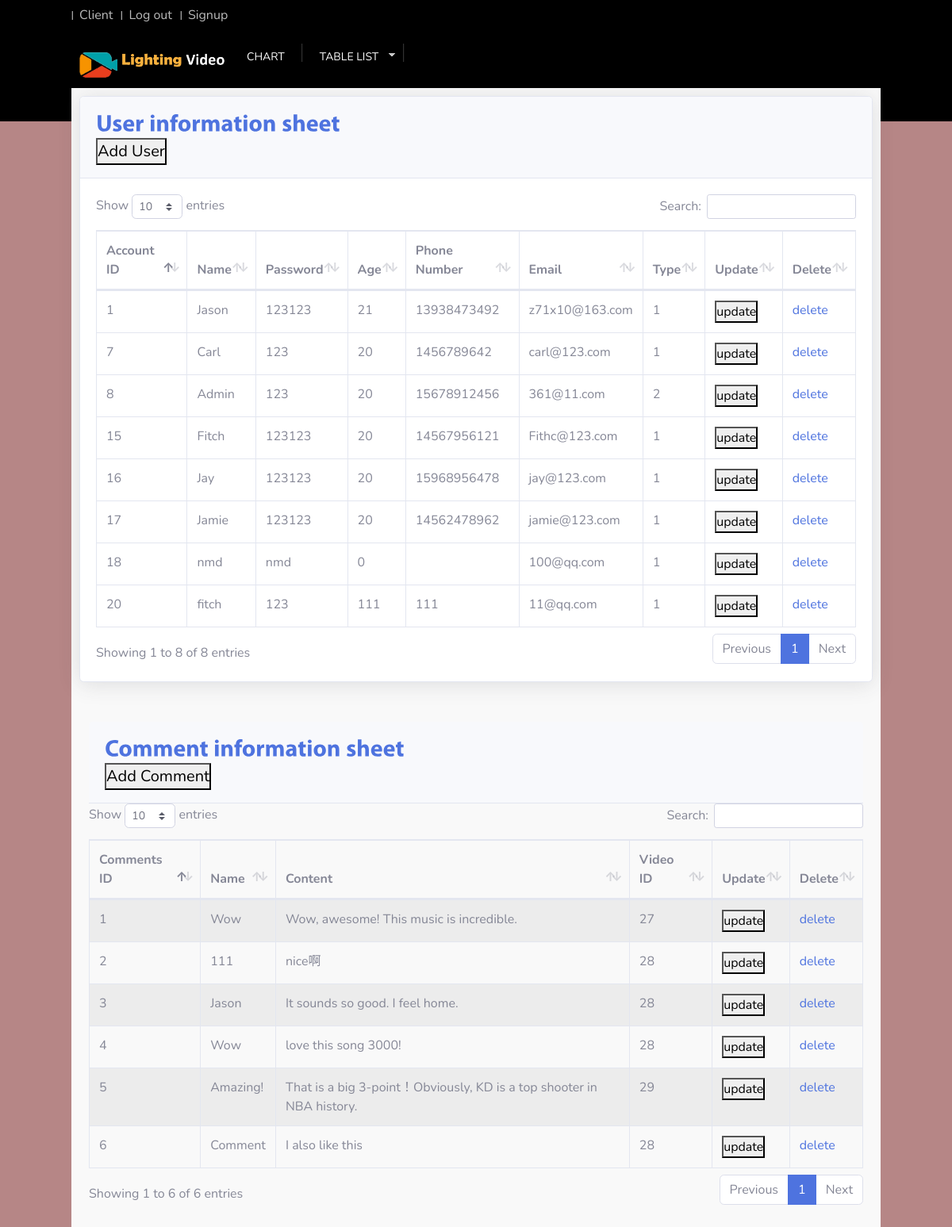
/admin/a_c_table.php (signed in), run on the app's committed database.
### tables this page shows
CREATE TABLE `accounts` (
  `ac_id` int(20) NOT NULL,
  `ac_name` varchar(30) NOT NULL,
  `ac_password` varchar(20) NOT NULL,
  `ac_age` int(3) NOT NULL,
  `ac_phone` varchar(33) NOT NULL,
  `ac_email` varchar(30) NOT NULL,
  `ac_type` varchar(10) NOT NULL
);

CREATE TABLE `comments` (
  `cm_id` int(20) NOT NULL,
  `cm_name` varchar(30) NOT NULL,
  `cm_contents` text NOT NULL,
  `vd_id` int(20) NOT NULL
);

### admin/a_c_table.php (the view, shortened to what this page needs)
<?php
require_once('../includes/head.php');
require_once('../includes/adminhead.php');
?>
<html lang="en">
<link href="css/button.css" rel="stylesheet">
<head>
</head>
<body>
    <div id="content_sec">
        <div class="card shadow mb-4">
            <div class="card-header py-3">
                <h6 class="m-0 font-weight-bold text-primary">User information sheet</h6>
                <button data-toggle="modal" data-target="#adduser">Add User</button>
            </div>
            <div class="card-body">
                <div class="table-responsive">
                    <table class="table table-bordered" id="dataTable" width="100%" cellspacing="0">
                        <?php
                        $query = "SELECT * ";
                        $query .= "FROM accounts";
                        $result = mysqli_query($connection, $query);
                        ?>
                        <thead>
                            <tr>
                                <th>Account ID</th>
                                <th>Name</th>
                                <th>Password</th>
                                <th>Age</th>
                                <th>Phone Number</th>
                                <th>Email</th>
                                <th>Type</th>
                                <th>Update</th>
                                <th>Delete</th>
                            </tr>
                        </thead>
                        <tbody>
                            <?php
                            while ($row = mysqli_fetch_array($result)) {
                                echo "<tr>";
                                echo "<td>" . $row["ac_id"] . "</td>";
                                echo "<td>" . $row["ac_name"] . "</td>";
                                echo "<td>" . $row["ac_password"] . "</td>";
                                echo "<td>" . $row["ac_age"] . "</td>";
                                echo "<td>" . $row["ac_phone"] . "</td>";
                                echo "<td>" . $row["ac_email"] . "</td>";
                                echo "<td>" . $row["ac_type"] . "</td>";
                                echo "<td><button data-toggle='modal' data-target='#updateuser'>update</buttone></td>";
                                echo "<td><a class='text' href='deleteuser.php?ac_id=" . $row["ac_id"] . "'>delete</a></td>";
                                echo "</tr>";
                            }
                            ?>
                        </tbody>
                    </table>
                </div>
            </div>
        </div>
        <div class="table">
            <div class="col-lg-12">
                <div class="panel panel-default">
                    <div class="card-header py-3">
                        <h6 class="m-0 font-weight-bold text-primary">Comment information sheet</h6>
                        <button data-toggle="modal" data-target="#addcm">Add Comment</button>
                    </div>
                    <div class="panel-body">
                        <table width="100%" class="table table-striped table-bordered table-hover" id="dataTables-example">
                            <?php
                            $query = "SELECT * ";
                            $query .= "FROM comments";
                            $result = mysqli_query($connection, $query);
                            ?>
                            <thead>
                                <tr>
                                    <th>Comments ID</th>
                                    <th>Name</th>
                                    <th>Content</th>
                                    <th>Video ID</th>
                                    <th>Update</th>
                                    <th>Delete</th>
                                </tr>
                            </thead>
                            <tbody>
                                <?php
                                while ($row = mysqli_fetch_array($result)) {
                                    echo "<tr>";
                                    echo "<td>" . $row["cm_id"] . "</td>";
                                    echo "<td>" . $row["cm_name"] . "</td>";
                                    echo "<td>" . $row["cm_contents"] . "</td>";
                                    echo "<td>" . $row["vd_id"] . "</td>";
                                    echo "<td><button data-toggle='modal' data-target='#updatecm'>update</buttone></td>";
                                    echo "<td><a class='text' href='deletecm.php?cm_id=" . $row["cm_id"] . "'>delete</a></td>";
                                    echo "</tr>";
                                }
                                ?>
                            </tbody>
                        </table>
                    </div>
                </div>
            </div>
        </div>

### css/login.css (style rules this page uses)
body { background-color: #b68686 !important; }

### css/style.css (style rules this page uses)
* { padding: 0px; margin: 0px; }
body { min-height: 1000px; background-color:#4e3d3d; font-family: Verdana, Geneva, sans-serif; font-size: 11px; color: #666; }
a { text-decoration: none; outline: none; color: #666; }
h6 { font-size: 12px; font-weight: normal; }
#content_sec { min-height: 1000px; position:relative; width: 1020px; height: 100%; float: left; background-color: #f9f9f9; border: #f9f9f9 solid 10px; }

### css/button.css (style rules this page uses)
.table { width: 100%; }

### data on the page
accounts: ac_id "1", ac_name "Jason", ac_password "123123", ac_age "21", ac_phone "13938473492", ac_email "z71x10@163.com", ac_type "1"
accounts: ac_id "7", ac_name "Carl", ac_password "123", ac_age "20", ac_phone "1456789642", ac_email "carl@123.com", ac_type "1"
accounts: ac_id "8", ac_name "Admin", ac_password "123", ac_age "20", ac_phone "15678912456", ac_email "361@11.com", ac_type "2"
accounts: ac_id "15", ac_name "Fitch", ac_password "123123", ac_age "20", ac_phone "14567956121", ac_email "Fithc@123.com", ac_type "1"
accounts: ac_id "16", ac_name "Jay", ac_password "123123", ac_age "20", ac_phone "15968956478", ac_email "jay@123.com", ac_type "1"
accounts: ac_id "17", ac_name "Jamie", ac_password "123123", ac_age "20", ac_phone "14562478962", ac_email "jamie@123.com", ac_type "1"
accounts: ac_id "18", ac_name "nmd", ac_password "nmd", ac_age "0", ac_email "100@qq.com", ac_type "1"
accounts: ac_id "20", ac_name "fitch", ac_password "123", ac_age "111", ac_phone "111", ac_email "11@qq.com", ac_type "1"
comments: cm_id "1", cm_name "Wow", cm_contents "Wow, awesome! This music is incredible.", vd "27"
comments: cm_id "2", cm_name "111", cm_contents "nice啊", vd "28"
comments: cm_id "3", cm_name "Jason", cm_contents "It sounds so good. I feel home.", vd "28"
comments: cm_id "4", cm_name "Wow", cm_contents "love this song 3000!", vd "28"
comments: cm_id "5", cm_name "Amazing!", cm_contents "That is a big 3-point！Obviously, KD is a top shooter in NBA history.", vd "29"
comments: cm_id "6", cm_name "Comment", cm_contents "I also like this", vd "28"
